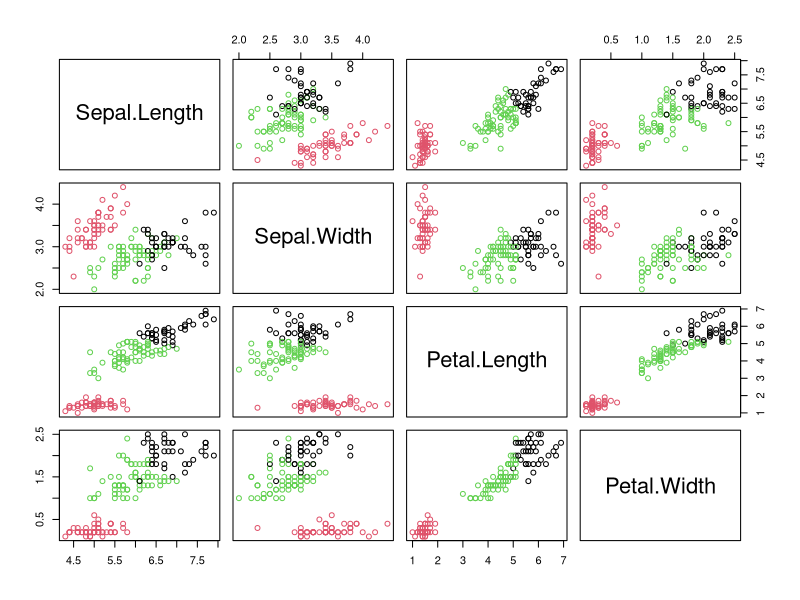
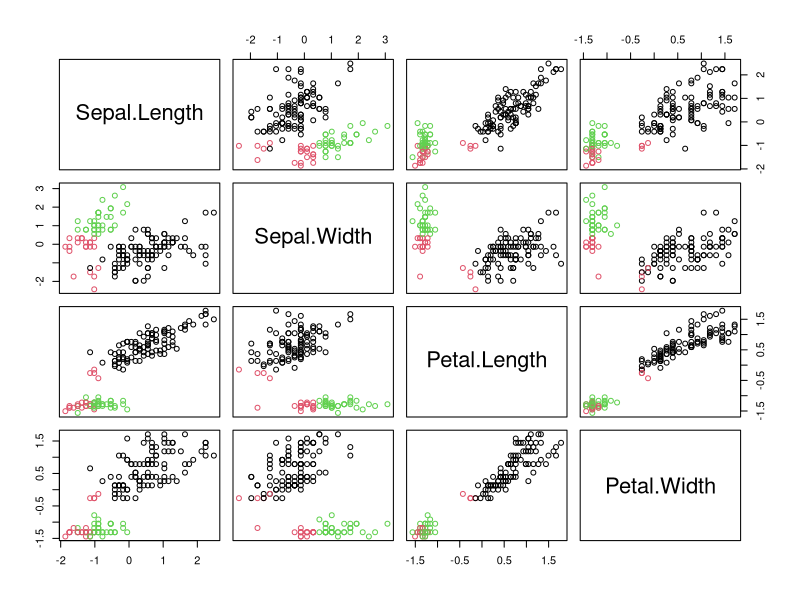

The R source for these figures, in order:
## ----------------------------------------------------------------------------------------------------------------
## a+b
names(iris)
iris4  <- iris[,-5]
siris4 <- scale(iris4)
#
cl1 <- kmeans(iris4, 3)
pairs(iris4, col=cl1$cluster)
cl2 <- kmeans(siris4, 3)
pairs(siris4, col=cl2$cluster)
## c
table(cl1$cluster, iris[,"Species"])
table(cl2$cluster, iris[,"Species"])
table(cl1$cluster, cl2$cluster)
